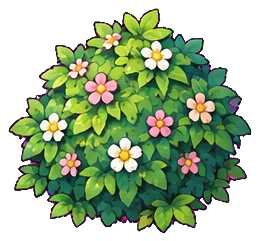
#> input picture pokemo/assets/art/bush.webp, 259 x 241 px
$ python -i art_process.py   (imports and definitions only)
#> lines starting #> are read from the running program, lines starting #| are printed output that depends on the picture
# 把 art_in/ 裡 ChatGPT 出的原圖切好、去背、縮到遊戲尺寸，放進 assets/
# 用法：python3 tools/art_process.py            （處理 art_in/ 裡所有認得的檔名）
# 檔名規則見 docs/ART_PROMPTS.md：cN_tiles / cN_objects / cN_char_<名>（_p＝立繪）/ cN_boss_<屬性>
import os,sys,json,re
import numpy as np
from PIL import Image
from scipy import ndimage
ROOT=os.path.dirname(os.path.dirname(os.path.abspath(__file__)))
IN=os.path.join(ROOT,'art_in');A=os.path.join(ROOT,'assets')
TILE=128            # 地磚每格輸出大小
OBJ_H=360           # 物件輸出高度上限
CHAR_H=202          # 站姿每格高度
PORT_H=240          # 立繪高度
BG_SIZE=(1024,683)  # 戰鬥背景輸出尺寸
BOSS_CELL=288       # bosses.webp 每格大小（4 欄×2 列）
BOSS_SLOT={'boss_water':(0,0),'boss_fire':(1,0),'boss_wood':(2,0),'boss_light':(3,0),'boss_dark':(0,1)}   # 先沿用現有 5 格；之後的首領會擴充
OBJ_KEYS=['tree1','tree2','house','fountain','sign','gate','rock','bush','special']
CH_MAP={'c1':'grass','c2':'coast','c3':'ember'}   # 章節 → 素材後綴

# [15 lines left out: functions key, parts, not called in this run]

def grid_lines(T,n):   # 自動找格線（ChatGPT 的格子常常不等寬）
    g=np.abs(np.diff(T,axis=0)).sum(2).mean(1);g=ndimage.uniform_filter1d(g,3);H=len(g)+1
    ys=[0]+[int(H*k/n-H/(3*n))+int(np.argmax(g[int(H*k/n-H/(3*n)):int(H*k/n+H/(3*n))])) for k in range(1,n)]+[H]
    return ys

def do_tiles(path,out):
#> called with path = '../assets/art/bush.webp', out = 'out.png'
    T=np.array(Image.open(path).convert('RGB')).astype(float)
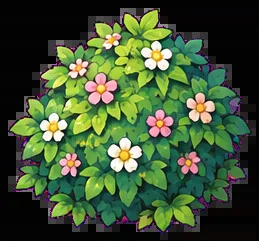
#> T: shape (241, 259, 3) float64; mean R, G, B 63.7, 83.4, 51.4
    ys=grid_lines(T,4);xs=grid_lines(T.transpose(1,0,2),4)
#> in grid_lines, `g = np.abs(np.diff(T, axis=0)).sum(2).mean(1)`: g = 240 values, max 83.08 at index 39, min 0 at index 0, mean 34
#> in grid_lines, `g = ndimage.uniform_filter1d(g, 3)`: g = 240 values, max 60.53 at index 119, min 0 at index 0, mean 34
#> in grid_lines, `H = len(g) + 1`: H = 241
#> in grid_lines, `ys=[0]+[int(H*k/n-H/(3*n))+int(np.argmax(g[int(H*k/n-H/(3*n)):int(H*k/..`: ys = [0, 64, 119, 160, 241]
#> after `ys = grid_lines(T, 4)`: ys = [0, 64, 119, 160, 241]
#> call 2 of grid_lines, with n = 4
#> in grid_lines (call 2), `g = np.abs(np.diff(T, axis=0)).sum(2).mean(1)`: g = 258 values, max 91.07 at index 119, min 0 at index 0, mean 34.27
#> in grid_lines (call 2), `g = np.abs(np.diff(T, axis=0)).sum(2).mean(1)`:
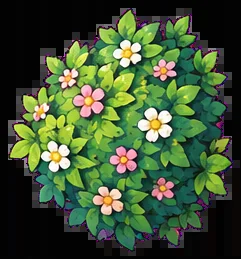
#> T: shape (259, 241, 3) float64; mean R, G, B 63.7, 83.4, 51.4
#> in grid_lines (call 2), `g = ndimage.uniform_filter1d(g, 3)`: g = 258 values, max 68.59 at index 119, min 0 at index 0, mean 34.27
#> in grid_lines (call 2), `H = len(g) + 1`: H = 259
#> in grid_lines (call 2), `ys=[0]+[int(H*k/n-H/(3*n))+int(np.argmax(g[int(H*k/n-H/(3*n)):int(H*k/..`: ys = [0, 85, 119, 190, 259]
#> after `xs = grid_lines(T.transpose(1, 0, 2), 4)`: xs = [0, 85, 119, 190, 259]
    img=Image.open(path).convert('RGB');atlas=Image.new('RGB',(TILE*4,TILE*4))
#> after `atlas = Image.new('RGB', (TILE * 4, TILE * 4))`: atlas: PIL image 512x512 RGB; every value is 0
    for r in range(4):
        for c in range(4):
            atlas.paste(img.crop((xs[c]+2,ys[r]+2,xs[c+1]-2,ys[r+1]-2)).resize((TILE,TILE),Image.LANCZOS),(c*TILE,r*TILE))
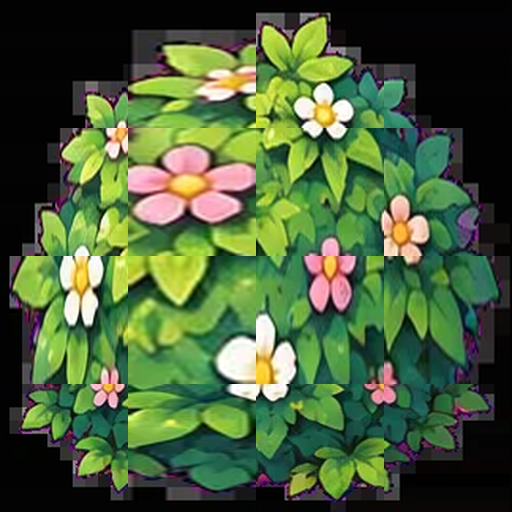
#> atlas: PIL image 512x512 RGB; mean R, G, B 73.7, 95.5, 57.8
    atlas.save(out,quality=88);return f'格線 x={xs} y={ys}'

# [42 lines left out: functions do_objects, main_part, facing, do_char, not called in this run]

def do_portrait(path,name):
    rgba=key(Image.open(path));b=parts(rgba,1,10)[0];o=rgba.crop(b);s=PORT_H/o.height
    o=o.resize((int(o.width*s),PORT_H),Image.LANCZOS);o.save(os.path.join(A,'chars',name+'_p.webp'),quality=90);return o.size

# [20 lines left out: functions do_boss, main, not called in this run]
# [1 line not run here, left out]

>>> result = do_tiles('../assets/art/bush.webp', 'out.png')
